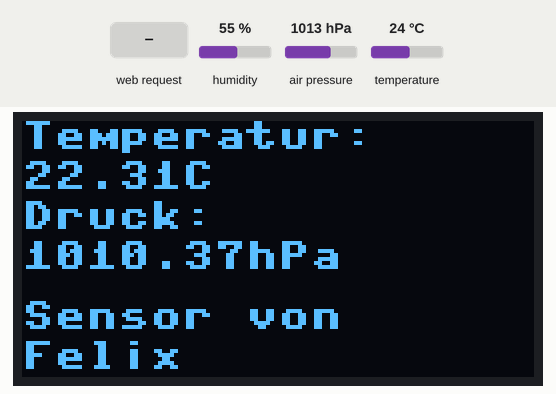
Bench run of a program on a simulated ESP8266 board running MicroPython. On the bench: 128×64 one-colour display. The inputs (shaded band) are chosen by the test bench; at power-on: humidity 55 %, air pressure 1013 hPa, temperature 24 °C. Library files of the repository ran but are not shown: ssd1306.py, bme280.py; what the program prints to the serial console is not drawn.

Above: at 1.2 s.
1.3 s: HTTP request GET / received
Timing chart, 0 to 4.3 s (numbered marks = the images above; inputs shaded):
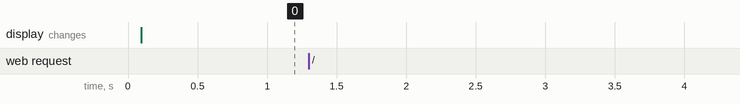

The program:

main.py
```python
import machine
import socket
import ssd1306
import bme280

i2c = machine.I2C(scl = machine.Pin(4), sda = machine.Pin(5))
oled = ssd1306.SSD1306_I2C(128, 64, i2c)
bme = bme280.BME280(i2c = i2c)

oled.fill(0)
oled.text('Temperatur:', 0,0)
oled.text(bme.values[0],0,10)
oled.text('Druck:',0,20)
oled.text(bme.values[1],0,30)
oled.text('Sensor von',0,45)
oled.text('Felix',0,55)
oled.show()

addr = socket.getaddrinfo('0.0.0.0', 80)[0][-1]
s = socket.socket()
s.bind(addr)
s.listen(1)

html = """<!DOCTYPE html>
<html>
    <head> <title>IoT Sensor</title> </head>
    <body><h3>ESP8266 Temperatur-/Drucksensor</h3>
    <table border="1"> <tr><th>Temperatur</th><th>Druck</th></tr> %s </table></body> <br>
    TecDay, 19. Oktober 2017
</html>
"""

print('listening on', addr)

while True:
    cl, addr = s.accept()
    print('client connected from', addr)
    cl_file = cl.makefile('rwb', 0)
    a = bme.values[0]
    b = bme.values[1]
    oled.fill(0)
    oled.text('Temperatur:', 0,0)
    oled.text(a,0,10)
    oled.text('Druck:',0,20)
    oled.text(b,0,30)
    oled.text('Sensor von',0,45)
    oled.text('Felix',0,55)
    oled.show()
    while True:
        line = cl_file.readline()
        if not line or line == b'\r\n':
            break
    row = ['<tr><td>%s</td><td>%s</td></tr>' % (a, b)]
    response = html % '\n'.join(row)
    cl.send(response)
    cl.close()
```

Measured:
- after the input at 1.3 s, every drawn part: stays the same
